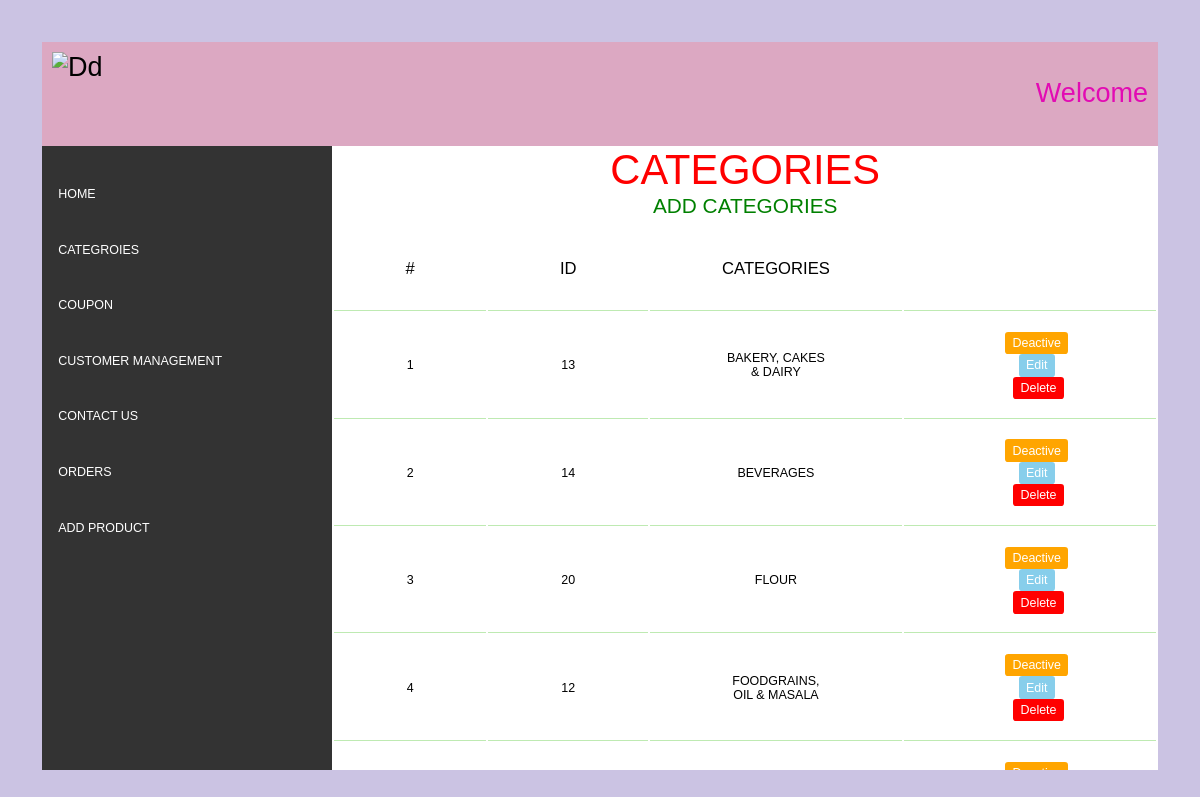
The app's page /adimfiles/cat.php with its own data.
### tables this page shows
CREATE TABLE `subcategories` (
  `id` int(11) NOT NULL,
  `categories` varchar(255) NOT NULL,
  `status` tinyint(4) NOT NULL,
  `subcat_id` int(255) NOT NULL
);

### adimfiles/cat.php (the view, shortened to what this page needs)
<?php include "../adimfiles/dasboard.php";
$sql = "select * from subcategories order by categories asc";
$res = mysqli_query($con, $sql);
?>
<div class="title-topic" >CATEGORIES </div>
<div class="title-topic-1"><a href="man_cat.php">ADD CATEGORIES</a> </div>
<table class="info info-cat">
    <thead>
        <tr>
            <th class="serial">#</th>
            <th>ID</th>
            <th>CATEGORIES</th>
            <th></th>
        </tr>
    </thead>
    <tbody>
        <?php
        $i = 0;
        while ($row = mysqli_fetch_assoc($res)) { $i++ ?>
            <tr>
                <td class="serial"><?php echo $i ?></td>
                <td><?php echo $row['id'] ?></td>
                <td><?php echo $row['categories'] ?></td>
                <td><div class="action">
                    <?php
                    if ($row['status'] == 1) {
                        echo "<span class='action-complete'><a href='?type=status&operation=deactive&id=" . $row['id'] . "'>Active</a></span>&nbsp;";
                    } else {
                        echo "<span class='action-pending'><a href='?type=status&operation=active&id=" . $row['id'] . "'>Deactive</a></span>&nbsp;";
                    }
                    echo "<span class='action-edit'><a href=man_cat.php?id=" . $row['id'] . ">Edit</a></span>&nbsp;";
                    echo "<span class='action-delete'><a href='?type=delete&id=" . $row['id'] . "'>Delete</a></span>";
                    ?>
                    </div>
                </td>
            </tr>
        <?php } ?>
    </tbody>
</table>
<?php
include "../adimfiles/dashboardfot.php" ; ?>

### css/style.css (style rules this page uses)
*, *::after, *::before { margin: 0; padding: 0; box-sizing: border-box; }
html, body { font-family: Verdana, Geneva, Tahoma, sans-serif; font-size: 1.3rem; font-weight: 400; }
.title-topic { text-transform: capitalize; font-size: 2rem; font-family: 'Gill Sans', 'Gill Sans MT', Calibri, 'Trebuchet MS', sans-serif; text-align: center; color: red; }
.title-topic-1 { text-align: center; font-size: 1rem; text-decoration: none; }
.title-topic-1 a { display: inline-block; color: green; text-transform: capitalize; text-decoration: none; transition: all 0.2s; }
.info thead tr { justify-content: space-between; }
.info thead tr th { text-align: center; font-weight: 200; border-bottom: 1px solid rgba(127, 213, 103, 0.5); }
.info tbody tr td { text-align: center; border-bottom: 1px solid rgba(127, 213, 103, 0.5); }
.info tbody tr td .action { transition: all 0.2S; }
.info tbody tr td .action a { display: inline-block; text-align: center; text-decoration: none; color: white; font-size: 0.6rem; }
.info tbody tr td .action-pending { display: inline-block; margin-left: 0.8rem; transition: all 0.2s; border-radius: 0.15rem; padding: 0.2rem 0.35rem; background-color: orange; }
.info tbody tr td .action-edit { display: inline-block; margin-left: 0.8rem; transition: all 0.2s; border-radius: 0.15rem; padding: 0.2rem 0.35rem; background-color: skyblue; }
.info tbody tr td .action-delete { display: inline-block; margin-left: 0.8rem; transition: all 0.2s; border-radius: 0.15rem; padding: 0.2rem 0.35rem; background-color: red; }
.info-cat thead tr th { font-size: 0.8rem; padding: 1.9rem 1.5rem 1.5rem 1.5rem; }
.info-cat tbody tr td { font-size: 0.6rem; padding: 0.9rem 3.5rem; }

### records on screen
subcategories: id "13", categories "BAKERY, CAKES & DAIRY"
subcategories: id "14", categories "BEVERAGES"
subcategories: id "20", categories "FLOUR"
subcategories: id "12", categories "FOODGRAINS, OIL & MASALA"
